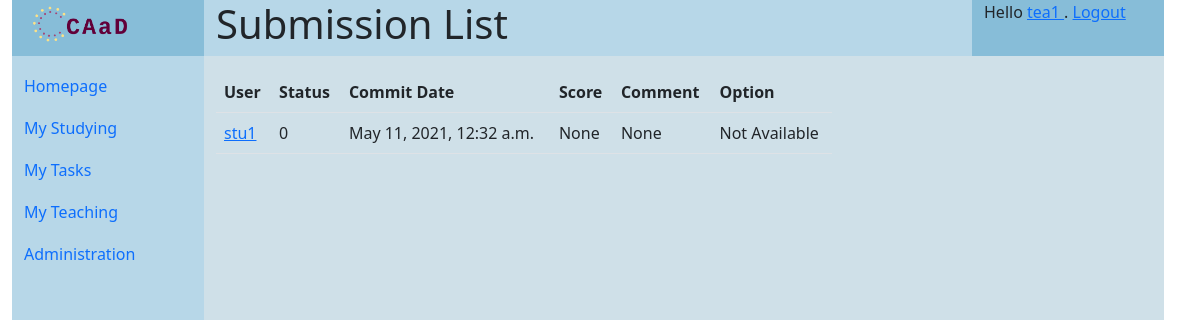
Screenshot of /courses/task/16/submissions (signed in) with the database file from the repository.
### homeworks/models.py (models this page shows, shortened)
class Submission(models.Model):
    SUBMISSION_STATUS = [ (0, "Unfinished"), (1, "Submitted"), (2, "Commented") ]
    status = models.IntegerField(
        'status', default=0, choices=SUBMISSION_STATUS)
    commit_date = models.DateTimeField('date committed', default=timezone.now())
    score = models.IntegerField('score', null=True)
    comment = models.CharField('comment', max_length=1024, null=True)
    task = models.ForeignKey(Task, on_delete=models.CASCADE, related_name="submissions", null=True)
    submitter = models.ForeignKey(User, on_delete=models.CASCADE, related_name="submissions", null=True)
    file = models.OneToOneField(SubmissionFile, on_delete=models.SET_NULL, null=True, blank=True, related_name="submission")

### homeworks/views.py (the view)
# urls.py: path('task/<int:task_id>/submissions', homework_views.SubmissionListView.as_view(), name='submission_list'),
class SubmissionListView(CheckGreaterPrivilegeMixin, ListView):
    least_privilege = COURSEMEMBER_TEACHER
    paginate_by = 10
    template_name = 'homeworks/submission_list.html'
    context_object_name = 'submission_list'
    def dispatch(self, request, *args, **kwargs):
        self.task_id = kwargs["task_id"]
        course = Task.objects.get(pk=self.task_id).course
        self.course_id = course.pk
        return super().dispatch(request, *args, **kwargs)
    def get_queryset(self):
        user = self.request.user
        return Submission.objects.filter(task__pk=self.task_id)
    def get_context_data(self, *args, object_list=None, **kwargs):
        context = super().get_context_data(*args, object_list=object_list, **kwargs)
        context['title'] = "Submission List"
        context['task_id'] = self.task_id
        return context
    def get(self, request, task_id):
        task = get_object_or_404(Task, pk=task_id)
        res, response = check_authenticated_and(request, CourseMember.is_teacher_of(request.user.pk, task.course.pk), USER_NOT_AUTHORIZED)
        if res == False:
            return response
        return super(SubmissionListView, self).get(self, request)

### courses/models.py (called while the page is built)
    @classmethod
    def get_highest_course_privilege(cls, user_id, course_id):
        if user_id == None or course_id == None:
            return 4
        cm = cls.objects.filter(course__pk=course_id).filter(user__pk=user_id)
        if len(cm) > 0:
            type = 3
            for role in cm:
                if role.type < type:
                    type = role.type
            return type
        return 4

    @classmethod
    def is_teacher_of(cls, user_id, course_id):
        return (cls.get_highest_course_privilege(user_id, course_id) < 2)

### utils/check.py (called while the page is built)
    def dispatch(self, request, *args, **kwargs):
        try:
            return super().dispatch(request, *args, **kwargs)
        except Exception as e:
            messages.info(request, "Please login to continue")
            print(e)
            return redirect(reverse("login"))

    def test_func(self):
        if self.course_id == None:
            raise Exception("course_id not set")
        else:
            print("Check {} least({}) in Course({})".format(self.request.user.pk, self.least_privilege, self.course_id))
            return (CourseMember.get_highest_course_privilege(self.request.user.pk, self.course_id) <= self.least_privilege) | self.request.user.is_superuser
        return False

    def dispatch(self, request, *args, **kwargs):
        try:
            return super().dispatch(request, *args, **kwargs)
        except Exception as e:
            messages.error(request, "Permission Denied, login may help")
            print("Exception occur")
            return redirect(reverse("login"))

### utils/general.py (called while the page is built)
def check_authenticated_and(request, criteria=None, error_code=None):
    if not request.user.is_authenticated:
        return (False, return_error(request, USER_NOT_AUTHENTICATED))
    if criteria is not None and not criteria:
        return (False, return_error(request, error_code))
    return (True, None)

### templates/homeworks/submission_list.html
{% extends 'generics/base.html' %}
{% block content %}
<div class="col-8 d-flex justify-content-center mt-3">
<table class="table">
<tr>
    <th>User</th>
    <th>Status</th>
    <th>Commit Date</th>
    <th>Score</th>
    <th>Comment</th>
    <th>Option</th>
</tr>
<tr>
{% for submission in submission_list %}
    <td>
        <a href="{% url 'users:profile' submission.submitter.pk %}">{{ submission.submitter.username }}</a>
    </td>
    <td>{{ submission.status }}</td>
    <td>{{ submission.commit_date }}</td>
    <td>{{ submission.score }}</td>
    <td>{{ submission.comment }}</td>
    <td>
    {% if submission.file %}
        <a href="{% url 'courses:submission_comment' submission.pk %}">Review</a>
    {% else %}
        Not Available
    {% endif %}
    </td>
{% endfor %}
</tr>
</table>
</div>
{% endblock content %}

### templates/generics/base.html (shortened to what this page needs)
{% load static %}
<!DOCTYPE html>
<html>
    <head>
        <link href="{% static 'css/bootstrap.min.css' %}" rel="stylesheet">
        <link rel="stylesheet" href="{% static 'css/base.css' %}">
    </head>
    <body>
<div id="header" class="header container-fluid row">
    <div class="logo col-sm-2 center">
        <a href="{% url 'index' %}"><img src="{% static 'images/logo.png' %}" alt="CAaD" width="" height="50"></a>
    </div>
        <div class="title col-sm-8">
            <h1>{{ title | default:"Fill in title variable" }}<h1>
        </div>
    <div class="user col-sm-2">
        {% block status %}
            {% if user.is_authenticated %}
            Hello
            <a href="{% url 'users:profile' user.username %}">
            {{ user.username }}
            </a>
            . <a href="{% url 'users:logout' %}">Logout</a>
            {% else %}
            Anonymous User. <a href="{% url 'login' %}">Login</a>
            {% endif %}
        {% endblock status %}
    </div>
</div>
<div id="body" class="container-fluid row">
    <div class="navi col-sm-2 flex-fill">
    <nav class="navbar navbar-default" role="navigation">
        <ul class="nav nav-pills flex-column">
            <li class="nav-item">
                <a class="nav-link" href='{% url "index" %}'>Homepage</a>
            </li>
            {% block navigation %}
            <li class="nav-item">
                <a class="nav-link" href='{% url "courses:studying_list_my" %}'>My Studying</a>
            </li>
            <li class="nav-item">
                <a class="nav-link" href='{% url "courses:tasks_list_my" %}'>My Tasks</a>
            </li>
            {% if user.is_staff %}
            <li class="nav-item">
                <a class="nav-link" href='{% url "courses:teaching_list_my" %}'>My Teaching</a>
            </li>
            <li class="nav-item">
                <a class="nav-link" href='{% url "admin:index" %}'>Administration</a>
            </li>
            {% endif %}
            {% endblock %}
        </ul>
    </nav>
    </div>
    <div class="content col-sm-10 container">
    <div class="row align-items-center">
        {% block content%}{% endblock %}
    </div>
    </div>
</div>
    </body>
</html>

### statics/css/base.css (style rules this page uses)
.logo { background-color: #87bdd8; }
.user { background-color: #87bdd8; }
.title { background-color: #b7d7e8; }
#body { min-height: 90vh; }
.navi { background-color: #b7d7e8; }
.nav-link { padding-left: 0; padding-top: 10px; }
.content { background-color: #cfe0e8; border-top: 10px; }

### rows the page displays
Submission: submitter.username "stu1", status "0", commit_date "May 11, 2021, 12:32 a.m.", score "None", comment "None", shows "Not Available"

### other values shown
{{ user.username }} "tea1"
